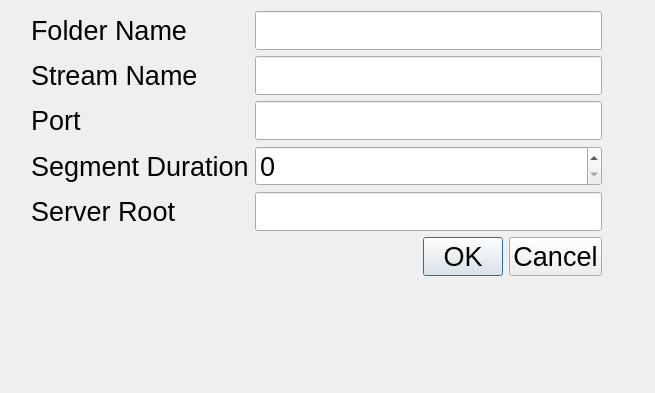
<?xml version="1.0" encoding="UTF-8"?>
<ui version="4.0">
 <class>CHlsServer</class>
 <widget class="QDialog" name="CHlsServer">
  <property name="geometry">
   <rect>
    <x>0</x>
    <y>0</y>
    <width>655</width>
    <height>393</height>
   </rect>
  </property>
  <property name="font">
   <font>
    <pointsize>20</pointsize>
   </font>
  </property>
  <property name="windowTitle">
   <string>Dialog</string>
  </property>
  <widget class="QWidget" name="">
   <property name="geometry">
    <rect>
     <x>31</x>
     <y>11</y>
     <width>571</width>
     <height>321</height>
    </rect>
   </property>
   <layout class="QFormLayout" name="formLayout">
    <item row="0" column="0">
     <widget class="QLabel" name="label">
      <property name="text">
       <string>Folder Name</string>
      </property>
     </widget>
    </item>
    <item row="0" column="1">
     <widget class="QLineEdit" name="m_FolderName"/>
    </item>
    <item row="1" column="0">
     <widget class="QLabel" name="label_2">
      <property name="text">
       <string>Stream Name</string>
      </property>
     </widget>
    </item>
    <item row="1" column="1">
     <widget class="QLineEdit" name="m_StreamName"/>
    </item>
    <item row="2" column="0">
     <widget class="QLabel" name="label_3">
      <property name="text">
       <string>Port</string>
      </property>
     </widget>
    </item>
    <item row="2" column="1">
     <widget class="QLineEdit" name="m_Port"/>
    </item>
    <item row="3" column="0">
     <widget class="QLabel" name="label_4">
      <property name="text">
       <string>Segment Duration</string>
      </property>
     </widget>
    </item>
    <item row="3" column="1">
     <widget class="QSpinBox" name="m_SegmentDuration"/>
    </item>
    <item row="4" column="0">
     <widget class="QLabel" name="ServerRoot">
      <property name="text">
       <string>Server Root</string>
      </property>
     </widget>
    </item>
    <item row="4" column="1">
     <widget class="QLineEdit" name="m_ServerRoot"/>
    </item>
    <item row="5" column="1">
     <widget class="QDialogButtonBox" name="buttonBox">
      <property name="orientation">
       <enum>Qt::Horizontal</enum>
      </property>
      <property name="standardButtons">
       <set>QDialogButtonBox::Cancel|QDialogButtonBox::Ok</set>
      </property>
     </widget>
    </item>
   </layout>
  </widget>
 </widget>
 <resources/>
 <connections>
  <connection>
   <sender>buttonBox</sender>
   <signal>accepted()</signal>
   <receiver>CHlsServer</receiver>
   <slot>accept()</slot>
   <hints>
    <hint type="sourcelabel">
     <x>248</x>
     <y>254</y>
    </hint>
    <hint type="destinationlabel">
     <x>157</x>
     <y>274</y>
    </hint>
   </hints>
  </connection>
  <connection>
   <sender>buttonBox</sender>
   <signal>rejected()</signal>
   <receiver>CHlsServer</receiver>
   <slot>reject()</slot>
   <hints>
    <hint type="sourcelabel">
     <x>316</x>
     <y>260</y>
    </hint>
    <hint type="destinationlabel">
     <x>286</x>
     <y>274</y>
    </hint>
   </hints>
  </connection>
 </connections>
</ui>
